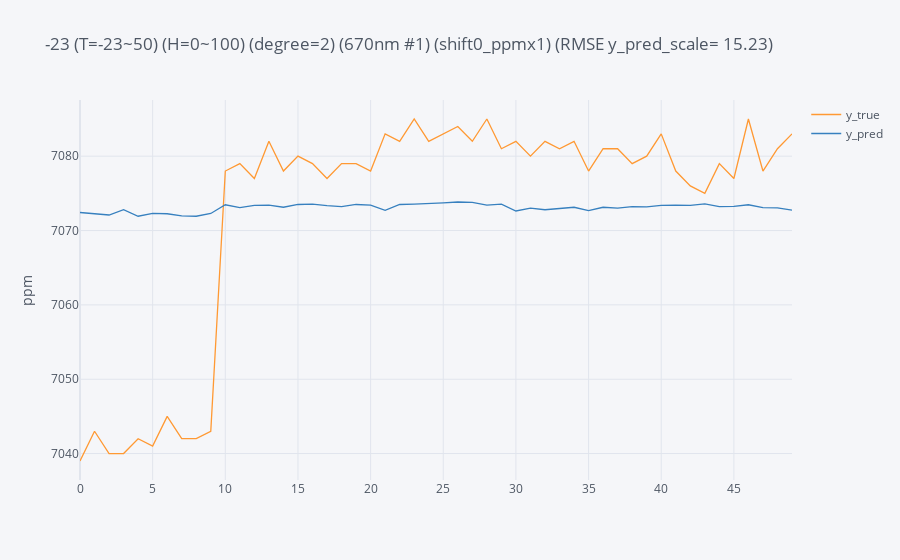

Write notebook code for a chart like this one.
### Code cell
df_all = pd.concat(train_data_list).reset_index(drop=True)
df_test = pd.concat([df_n10C]).reset_index(drop=True)

y_train = df_all[channel]
x_train = df_all[['Temperature', 'Humidity']]
y_test = df_test[channel]
x_test = df_test[['Temperature', 'Humidity']]

os.chdir(path) 
white_card = model.model(folder_name=folder_name,
                         sensor_number=sensor_number,
                         channel=channel,
                         x_train=x_train, 
                         y_train=y_train, 
                         x_test=x_test, 
                         y_test=y_test, 
                         model_name=model_name, 
                         degree=degree_white_card,
                         step=humidity_step,                         
                         ppm=-23,
                         humidity_feature=white_card_humidity_feature)

white_intercept, white_coef = white_card.regression()
white_card.save_white_card_side_coef(parameter=parameter)
white_card.plot()
# white_intercept, white_coef = white_card.coef()

### Figure 1 — Plotly figure (JSON) as saved in the notebook; plotly's stock layout.template omitted (floating-point values rounded to 4 significant figures)
{"data": [{"line": {"color": "rgba(255, 153, 51, 1.0)", "dash": "solid", "shape": "linear", "width": 1.3}, "mode": "lines", "name": "y_true", "text": "", "type": "scatter", "x": [0, 1, 2, 3, 4, 5, 6, 7, 8, 9, 10, 11, 12, 13, 14, 15, 16, 17, 18, 19, 20, 21, 22, 23, 24, 25, 26, 27, 28, 29, 30, 31, 32, 33, 34, 35, 36, 37, 38, 39, 40, 41, 42, 43, 44, 45, 46, 47, 48, 49], "y": [7039, 7043, 7040, 7040, 7042, 7041, 7045, 7042, 7042, 7043, 7078, 7079, 7077, 7082, 7078, 7080, 7079, 7077, 7079, 7079, 7078, 7083, 7082, 7085, 7082, 7083, 7084, 7082, 7085, 7081, 7082, 7080, 7082, 7081, 7082, 7078, 7081, 7081, 7079, 7080, 7083, 7078, 7076, 7075, 7079, 7077, 7085, 7078, 7081, 7083]}, {"line": {"color": "rgba(55, 128, 191, 1.0)", "dash": "solid", "shape": "linear", "width": 1.3}, "mode": "lines", "name": "y_pred", "text": "", "type": "scatter", "x": [0, 1, 2, 3, 4, 5, 6, 7, 8, 9, 10, 11, 12, 13, 14, 15, 16, 17, 18, 19, 20, 21, 22, 23, 24, 25, 26, 27, 28, 29, 30, 31, 32, 33, 34, 35, 36, 37, 38, 39, 40, 41, 42, 43, 44, 45, 46, 47, 48, 49], "y": [7072.0, 7072.0, 7072.0, 7073.0, 7072.0, 7072.0, 7072.0, 7072.0, 7072.0, 7072.0, 7073.0, 7073.0, 7073.0, 7073.0, 7073.0, 7074.0, 7074.0, 7073.0, 7073.0, 7074.0, 7073.0, 7073.0, 7074.0, 7074.0, 7074.0, 7074.0, 7074.0, 7074.0, 7073.0, 7074.0, 7073.0, 7073.0, 7073.0, 7073.0, 7073.0, 7073.0, 7073.0, 7073.0, 7073.0, 7073.0, 7073.0, 7073.0, 7073.0, 7074.0, 7073.0, 7073.0, 7073.0, 7073.0, 7073.0, 7073.0]}], "layout": {"legend": {"bgcolor": "#F5F6F9", "font": {"color": "#4D5663"}}, "paper_bgcolor": "#F5F6F9", "plot_bgcolor": "#F5F6F9", "title": {"font": {"color": "#4D5663"}, "text": "-23 (T=-23~50) (H=0~100) (degree=2) (670nm #1) (shift0_ppmx1) (RMSE y_pred_scale= 15.23)"}, "xaxis": {"gridcolor": "#E1E5ED", "showgrid": true, "tickfont": {"color": "#4D5663"}, "title": {"font": {"color": "#4D5663"}, "text": ""}, "zerolinecolor": "#E1E5ED"}, "yaxis": {"gridcolor": "#E1E5ED", "showgrid": true, "tickfont": {"color": "#4D5663"}, "title": {"font": {"color": "#4D5663"}, "text": "ppm"}, "zerolinecolor": "#E1E5ED"}}}
